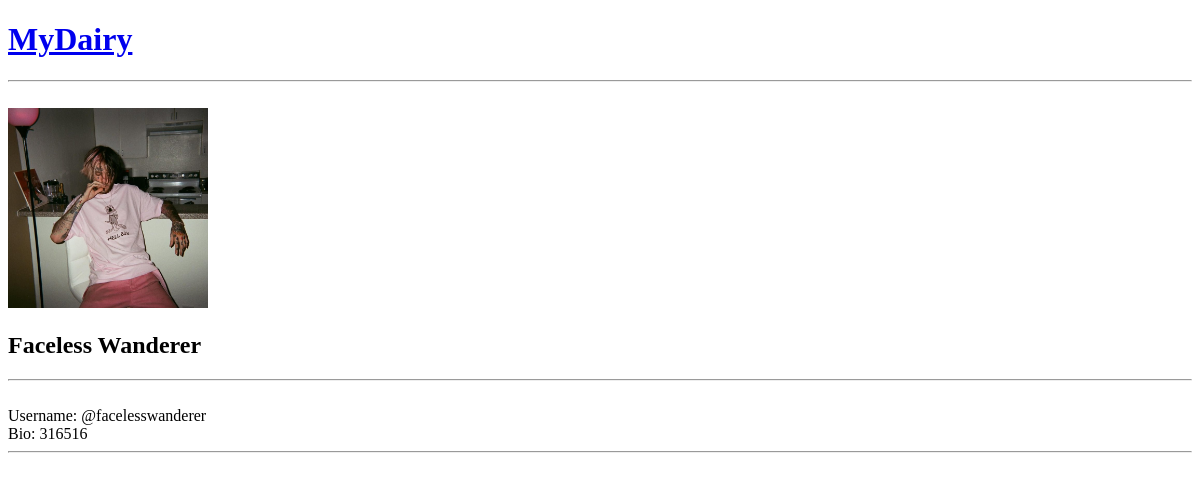
/members/5/profile/, run on an earlier commit of the app's database.
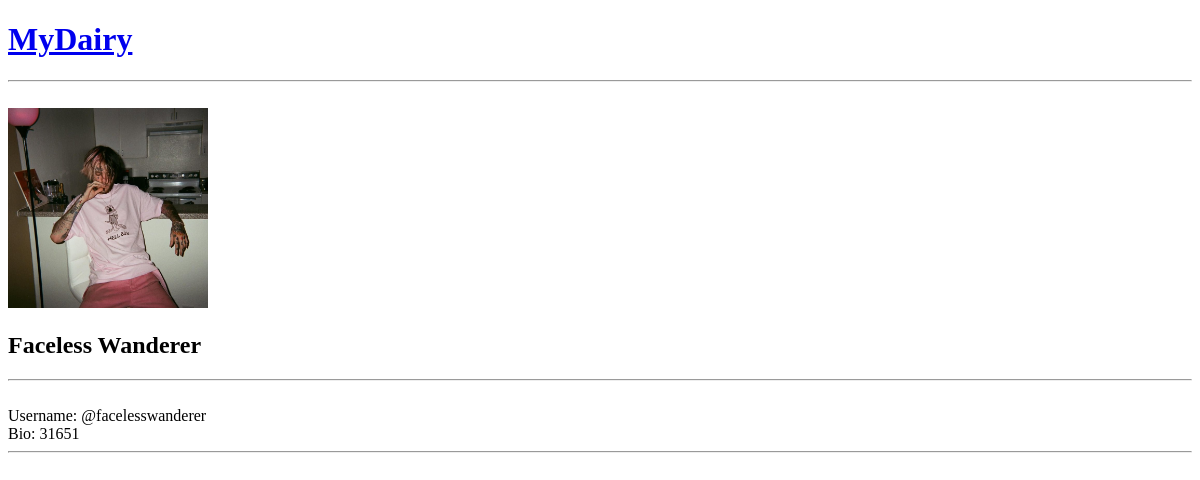
And on a later commit of the database.
### main/models.py (models this page shows, shortened)
class Profile(models.Model):
    user = models.OneToOneField(User, null=True, on_delete=models.CASCADE)
    bio = models.TextField()
    profile_pic = models.ImageField(null=True, blank=True, upload_to='static/images')
    def __str__(self):
        return str(self.user)

### members/views.py (the view)
# urls.py: path('<int:pk>/profile/', ShowProfilePage.as_view(), name='my_profile'),
class ShowProfilePage(DetailView):
    model = Profile
    template_name = 'registration/myprofile.html'
    def get_context_data(self, *args, **kwargs):
        context = super(ShowProfilePage, self).get_context_data(*args, **kwargs)
        page_user = get_object_or_404(Profile, id=self.kwargs['pk'])
        context["page_user"] = page_user
        return context

### members/templates/registration/myprofile.html (shortened to what this page needs)
{% load static %}
<!DOCTYPE html>
<html lang="en">
<head>
</head>
<body>
    <h1><a href="{% url 'home' %}">MyDairy</a></h1>
    <hr>
    <br/>
    {% if page_user.user.profile.profile_pic %}
        <img class="profile-pic" src="{{ page_user.user.profile.profile_pic.url }}" width="200px" height="200px">
    {% else %}
        <img class="profile-pic" src="{% static '/images/default.png' %}" width="200px" height="200px">
    {% endif %}
    <h2>{{page_user.user.first_name}} {{page_user.user.last_name}}</h2>
    <hr>
    <br/>
    Username: @{{ page_user }} <br/>
    Bio: {{page_user.user.profile.bio}}
    <hr>
    <br/>
</body>
</html>

What changed in the data, as far as the page shows it:
changed Profile "Faceless": user.profile.bio "316516" → "31651"
